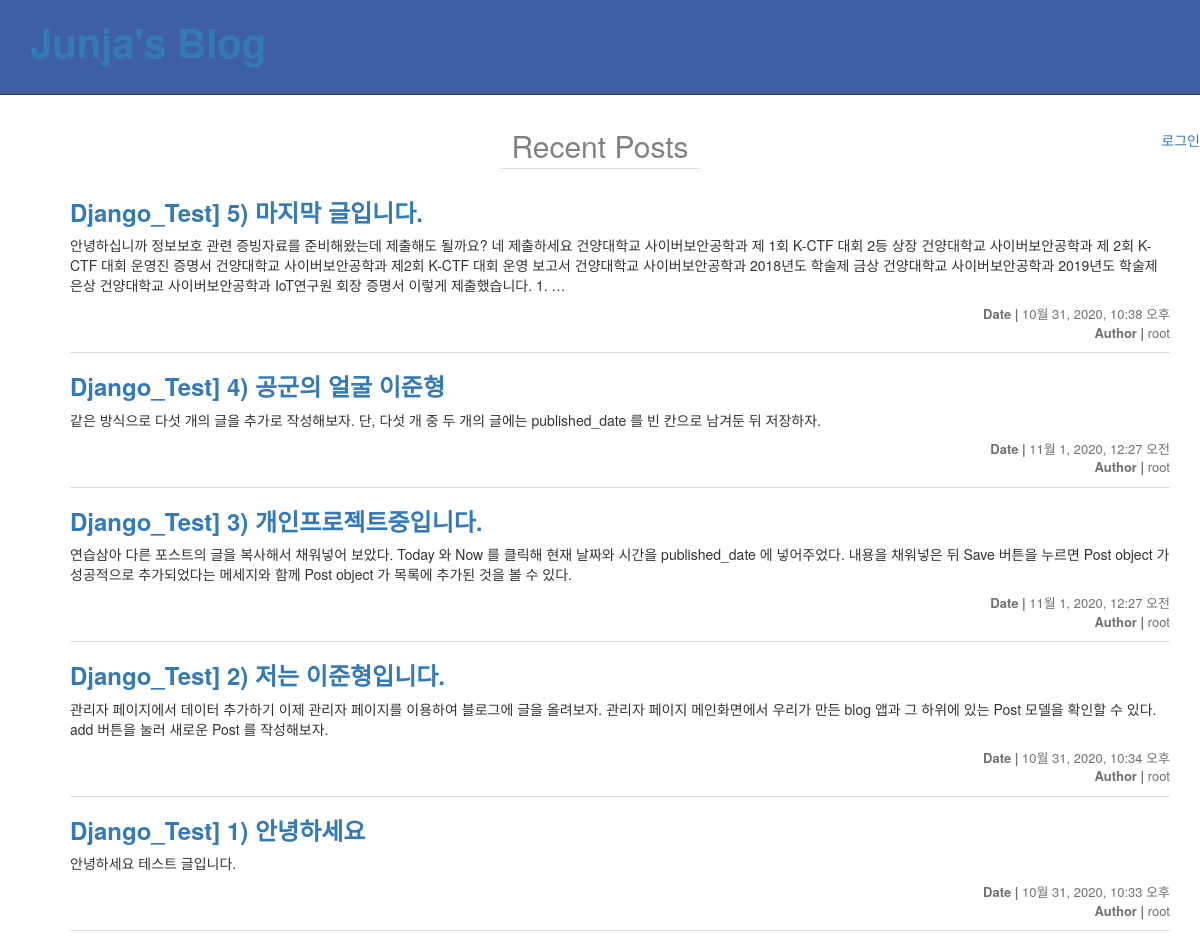
The app's page /, older data.
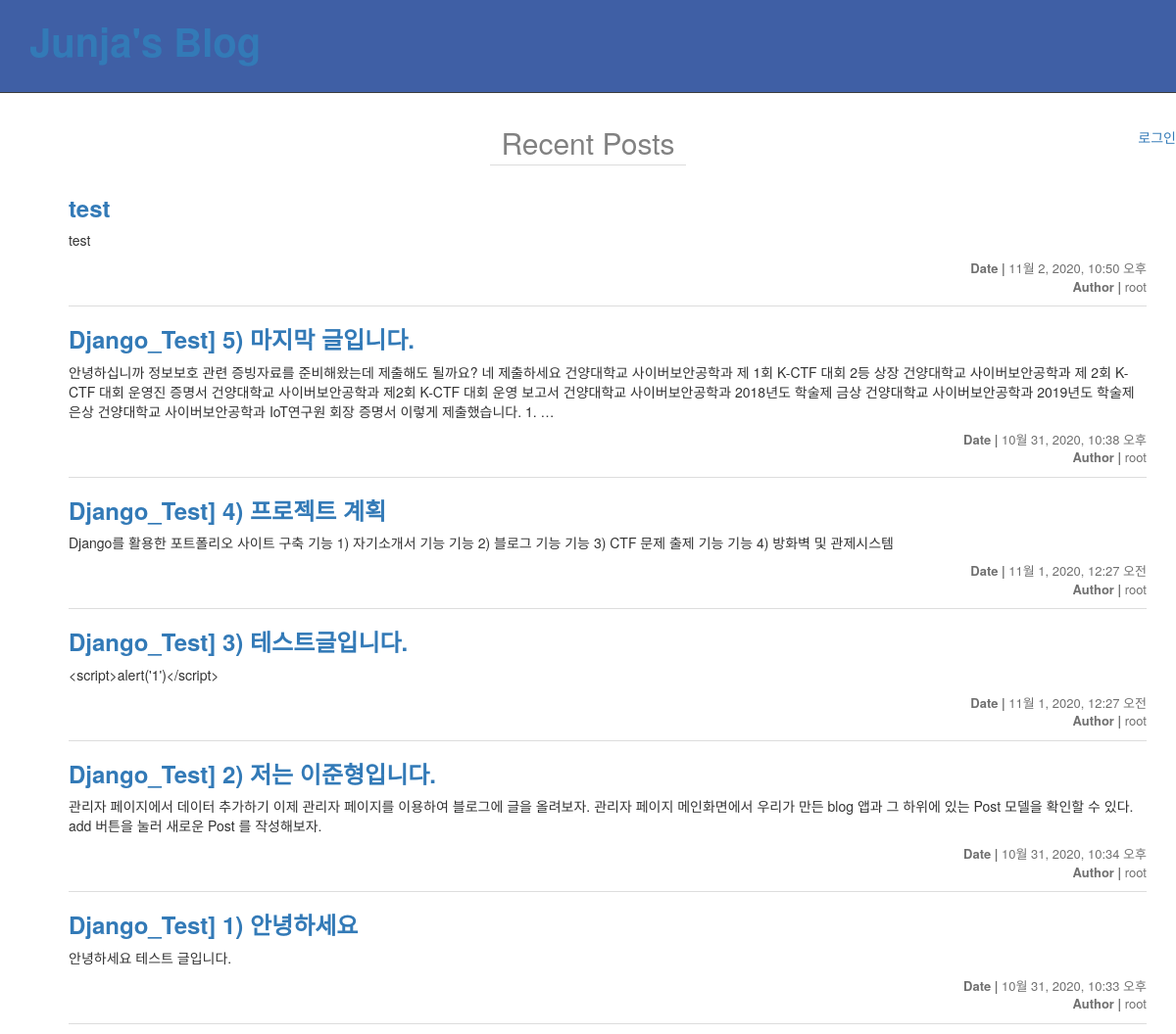
The same page, newer data.
### blog/models.py (models this page shows, shortened)
class Post(models.Model):
        author = models.ForeignKey(settings.AUTH_USER_MODEL)
        title = models.CharField(max_length=100)
        content = models.TextField(blank=True)
        created_date = models.DateTimeField(auto_now_add=True)
        published_date = models.DateTimeField(blank=True, null=True)

### blog/views.py (the view)
# urls.py: url(r'^$', post_list),
def post_list(request):
    posts = Post.objects.filter(published_date__isnull=False).order_by('-created_date')
    context = {
        'posts': posts,
    }
    return render(request, 'blog/post_list.html', context)

### templates/blog/post_list.html
{% extends 'base.html' %}
{% block content %}
    <div class="container">
		<div class="recent">Recent Posts</div>
        <ul class="list">
            {% for post in posts %}
            <li class="item">
                <h3><a href="post/{{ post.pk }}">{{ post.title }}</a></h3>
                <div class="content">{{ post.content|truncatewords:50 }}</div>
                <div class="info">
                    <div class="published-date"><span>Date | </span>{{ post.published_date }}</div>
                    <div class="author"><span>Author | </span>{{ post.author }}</div>
                </div>
            </li>
            {% endfor %}
        </ul>
    </div>
{% endblock %}

Row changes from the older to the newer data that the page shows:
added Post: title "test", content "test", published_date "11월 2, 2020, 10:50 오후", author "root"
changed Post: title "Django_Test] 4) 공군의 얼굴 이준형" → "Django_Test] 4) 프로젝트 계획"; content "같은 방식으로 다섯 개의 글을 추가로 작성해보자. 단, 다섯 개 중 두 개의 글에는 published_date 를 빈 칸으로 남겨둔 뒤 저장하자." → "Django를 활용한 포트폴리오 사이트 구축 기능 1) 자기소개서 기능 기능 2) 블로그 기능 기능 3) CTF 문제 출제 기능 기능 4) 방화벽 및 관제시스템"
changed Post: title "Django_Test] 3) 개인프로젝트중입니다." → "Django_Test] 3) 테스트글입니다."; content "연습삼아 다른 포스트의 글을 복사해서 채워넣어 보았다. Today 와 Now 를 클릭해 현재 날짜와 시간을 published_date 에 넣어주었다. 내용을 채워넣은 뒤 Save 버튼을 누르면 Post object 가 성공적으로 추가되었다는 메세지와 함께 Post object 가 목록에 추가된 것을 볼 수 있다." → "<script>alert('1')</script>"
